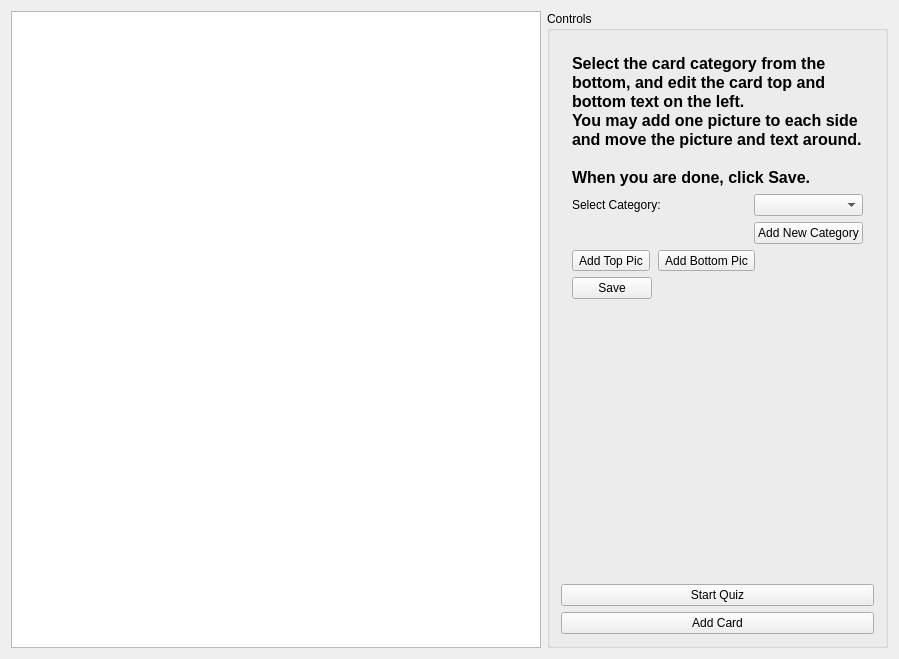
<?xml version="1.0" encoding="UTF-8"?>
<ui version="4.0">
 <class>MainWindow</class>
 <widget class="QMainWindow" name="MainWindow">
  <property name="geometry">
   <rect>
    <x>0</x>
    <y>0</y>
    <width>899</width>
    <height>659</height>
   </rect>
  </property>
  <property name="windowTitle">
   <string>FlashCards</string>
  </property>
  <widget class="QWidget" name="centralWidget">
   <layout class="QGridLayout" name="gridLayout">
    <item row="0" column="0">
     <widget class="QGraphicsView" name="graphicsView">
      <property name="sizePolicy">
       <sizepolicy hsizetype="Expanding" vsizetype="Expanding">
        <horstretch>1</horstretch>
        <verstretch>0</verstretch>
       </sizepolicy>
      </property>
     </widget>
    </item>
    <item row="0" column="1">
     <widget class="QGroupBox" name="groupBox">
      <property name="title">
       <string>Controls</string>
      </property>
      <layout class="QGridLayout" name="gridLayout_2">
       <item row="4" column="0">
        <widget class="QPushButton" name="pushButtonAddCard">
         <property name="text">
          <string>Add Card</string>
         </property>
        </widget>
       </item>
       <item row="3" column="0">
        <widget class="QPushButton" name="pushButtonStartQuiz">
         <property name="text">
          <string>Start Quiz</string>
         </property>
        </widget>
       </item>
       <item row="2" column="0">
        <spacer name="verticalSpacer">
         <property name="orientation">
          <enum>Qt::Vertical</enum>
         </property>
         <property name="sizeHint" stdset="0">
          <size>
           <width>20</width>
           <height>40</height>
          </size>
         </property>
        </spacer>
       </item>
       <item row="1" column="0">
        <widget class="QStackedWidget" name="stackedWidget">
         <property name="currentIndex">
          <number>2</number>
         </property>
         <widget class="QWidget" name="pageEmpty"/>
         <widget class="QWidget" name="pageQuizNav">
          <layout class="QVBoxLayout" name="verticalLayout">
           <item>
            <widget class="QPushButton" name="pushButtonNext">
             <property name="text">
              <string>Next</string>
             </property>
            </widget>
           </item>
           <item>
            <widget class="QPushButton" name="pushButtonPrevious">
             <property name="text">
              <string>Previous</string>
             </property>
            </widget>
           </item>
           <item>
            <widget class="QPushButton" name="pushButtonMarkCorrect">
             <property name="text">
              <string>Mark Correct</string>
             </property>
            </widget>
           </item>
           <item>
            <widget class="QPushButton" name="pushButtonMarkWrong">
             <property name="text">
              <string>Mark Wrong</string>
             </property>
            </widget>
           </item>
           <item>
            <widget class="QPushButton" name="pushButtonSave">
             <property name="text">
              <string>Save Progress</string>
             </property>
            </widget>
           </item>
          </layout>
         </widget>
         <widget class="QWidget" name="pageAddCard">
          <layout class="QGridLayout" name="gridLayout_3">
           <item row="0" column="0" colspan="3">
            <widget class="QLabel" name="label_2">
             <property name="text">
              <string>&lt;!DOCTYPE HTML PUBLIC &quot;-//W3C//DTD HTML 4.0//EN&quot; &quot;http://www.w3.org/TR/REC-html40/strict.dtd&quot;&gt;
&lt;html&gt;&lt;head&gt;&lt;meta name=&quot;qrichtext&quot; content=&quot;1&quot; /&gt;&lt;style type=&quot;text/css&quot;&gt;
p, li { white-space: pre-wrap; }
&lt;/style&gt;&lt;/head&gt;&lt;body style=&quot; font-family:'Lucida Grande'; font-size:13pt; font-weight:400; font-style:normal;&quot;&gt;
&lt;p style=&quot; margin-top:0px; margin-bottom:0px; margin-left:0px; margin-right:0px; -qt-block-indent:0; text-indent:0px;&quot;&gt;&lt;span style=&quot; font-size:12pt; font-weight:600;&quot;&gt;Select the card category from the &lt;/span&gt;&lt;/p&gt;
&lt;p style=&quot; margin-top:0px; margin-bottom:0px; margin-left:0px; margin-right:0px; -qt-block-indent:0; text-indent:0px;&quot;&gt;&lt;span style=&quot; font-size:12pt; font-weight:600;&quot;&gt;bottom, and edit the card top and &lt;/span&gt;&lt;/p&gt;
&lt;p style=&quot; margin-top:0px; margin-bottom:0px; margin-left:0px; margin-right:0px; -qt-block-indent:0; text-indent:0px;&quot;&gt;&lt;span style=&quot; font-size:12pt; font-weight:600;&quot;&gt;bottom text on the left.&lt;/span&gt;&lt;/p&gt;
&lt;p style=&quot; margin-top:0px; margin-bottom:0px; margin-left:0px; margin-right:0px; -qt-block-indent:0; text-indent:0px;&quot;&gt;&lt;span style=&quot; font-size:12pt; font-weight:600;&quot;&gt;You may add one picture to each side &lt;/span&gt;&lt;/p&gt;
&lt;p style=&quot; margin-top:0px; margin-bottom:0px; margin-left:0px; margin-right:0px; -qt-block-indent:0; text-indent:0px;&quot;&gt;&lt;span style=&quot; font-size:12pt; font-weight:600;&quot;&gt;and move the picture and text around.&lt;/span&gt;&lt;/p&gt;
&lt;p style=&quot;-qt-paragraph-type:empty; margin-top:0px; margin-bottom:0px; margin-left:0px; margin-right:0px; -qt-block-indent:0; text-indent:0px; font-size:12pt; font-weight:600;&quot;&gt;&lt;/p&gt;
&lt;p style=&quot; margin-top:0px; margin-bottom:0px; margin-left:0px; margin-right:0px; -qt-block-indent:0; text-indent:0px;&quot;&gt;&lt;span style=&quot; font-size:12pt; font-weight:600;&quot;&gt;When you are done, click Save.&lt;/span&gt;&lt;/p&gt;&lt;/body&gt;&lt;/html&gt;</string>
             </property>
            </widget>
           </item>
           <item row="1" column="0" colspan="2">
            <widget class="QLabel" name="label">
             <property name="text">
              <string>Select Category:</string>
             </property>
            </widget>
           </item>
           <item row="1" column="2">
            <widget class="QComboBox" name="comboBoxCategories"/>
           </item>
           <item row="4" column="0">
            <widget class="QToolButton" name="toolButtonAddTopPic">
             <property name="text">
              <string>Add Top Pic</string>
             </property>
            </widget>
           </item>
           <item row="4" column="1" colspan="2">
            <widget class="QToolButton" name="toolButtonAddBottomPic">
             <property name="text">
              <string>Add Bottom Pic</string>
             </property>
            </widget>
           </item>
           <item row="2" column="2">
            <widget class="QPushButton" name="pushButtonNewCategory">
             <property name="text">
              <string>Add New Category</string>
             </property>
            </widget>
           </item>
           <item row="5" column="0">
            <widget class="QPushButton" name="pushButtonSaveNewCard">
             <property name="text">
              <string>Save</string>
             </property>
            </widget>
           </item>
          </layout>
         </widget>
        </widget>
       </item>
      </layout>
     </widget>
    </item>
   </layout>
  </widget>
  <widget class="QMenuBar" name="menuBar">
   <property name="geometry">
    <rect>
     <x>0</x>
     <y>0</y>
     <width>899</width>
     <height>22</height>
    </rect>
   </property>
  </widget>
 </widget>
 <layoutdefault spacing="6" margin="11"/>
 <resources/>
 <connections/>
</ui>
